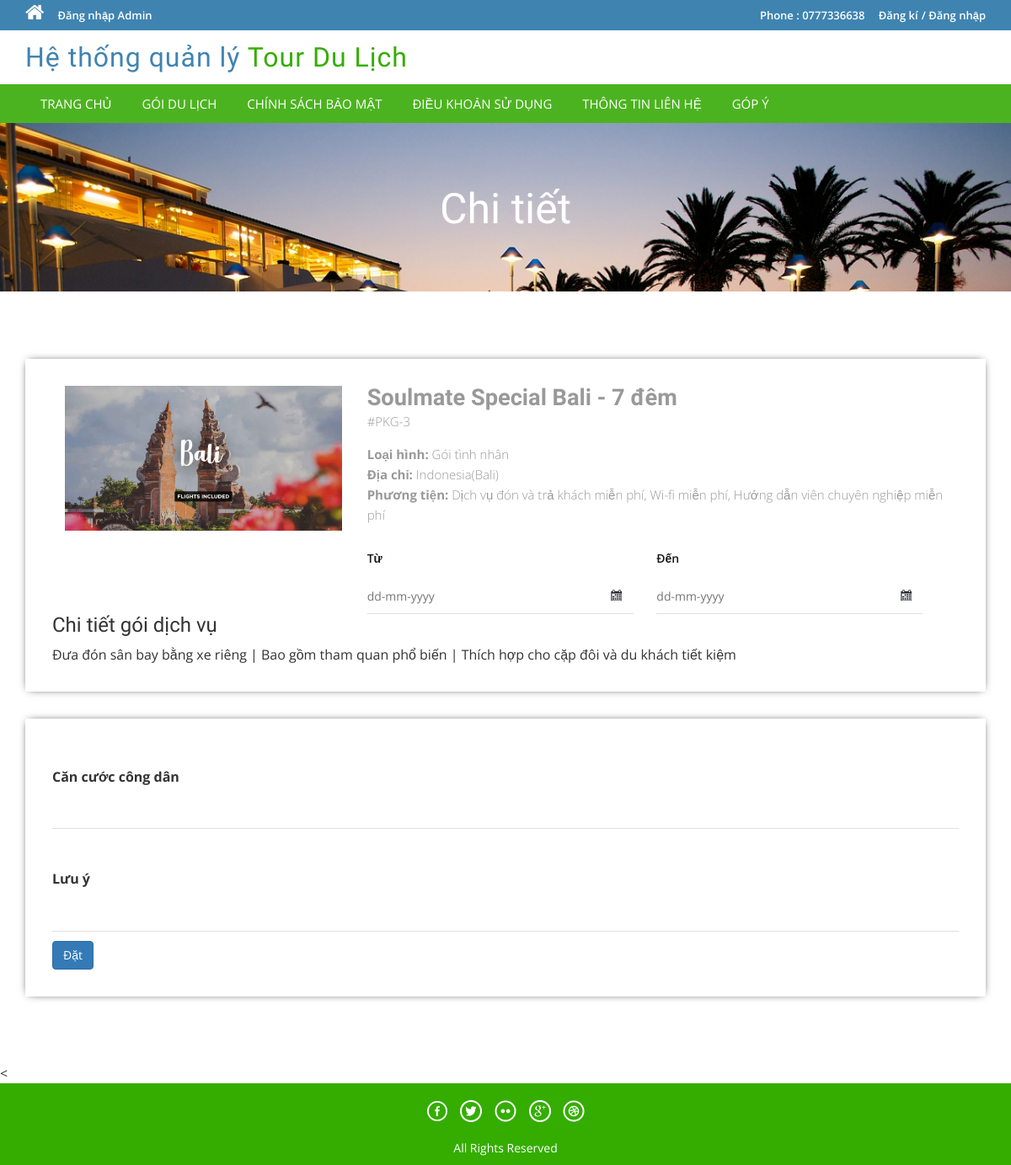
The page /package-details.php?pkgid=3 on the database its author committed.
### tables this page shows
CREATE TABLE `goidulich` (
  `magoi` int NOT NULL AUTO_INCREMENT,
  `tengoi` varchar(200) DEFAULT NULL,
  `kieugoi` varchar(200) DEFAULT NULL,
  `diadiem` varchar(100) DEFAULT NULL,
  `giatien` int DEFAULT NULL,
  `giagiam` int DEFAULT NULL,
  `phuongtien` varchar(500) DEFAULT NULL,
  `mota` varchar(1000) DEFAULT NULL,
  `anh` varchar(100) DEFAULT NULL,
  `ngaytao` timestamp NULL DEFAULT CURRENT_TIMESTAMP,
  `ngaycapnhat` timestamp NULL DEFAULT NULL ON UPDATE CURRENT_TIMESTAMP,
  PRIMARY KEY (`magoi`)
);

### package-details.php (the view, shortened to what this page needs)
<?php
include('includes/config.php');
?>
<!DOCTYPE HTML>
<html>
<head>
    <link href="css/bootstrap.css" rel='stylesheet' type='text/css' />
    <link href="css/style.css" rel='stylesheet' type='text/css' />
    <link href="css/font-awesome.css" rel="stylesheet">
    <link href="css/animate.css" rel="stylesheet" type="text/css" media="all">
    <link rel="stylesheet" href="css/jquery-ui.css" />
</head>
<body>
    <?php include('includes/header.php'); ?>
    <div class="banner-3">
        <div class="container">
            <h1 class="wow zoomIn animated animated" data-wow-delay=".5s"
                style="visibility: visible; animation-delay: 0.5s; animation-name: zoomIn;">Chi tiết</h1>
        </div>
    </div>
    <div class="selectroom">
        <div class="container">
            <?php
            $pid = intval($_GET['pkgid']);
            $sql = "SELECT * from goidulich where magoi=:pid";
            $query = $dbh->prepare($sql);
            $query->bindParam(':pid', $pid, PDO::PARAM_STR);
            $query->execute();
            $results = $query->fetchAll(PDO::FETCH_OBJ);
            if ($query->rowCount() > 0) {
                foreach ($results as $result) {    ?>
                    <form name="book" method="post">
                        <div class="selectroom_top">
                            <div class="col-md-4 select room_left wow fadeInLeft animated" data-wow-delay=".5s">
                                <img src="admin/pacakgeimages/<?php echo htmlentities($result->anh); ?>" class="img-responsive"
                                    alt="">
                            </div>
                            <div class="col-md-8 selectroom_right wow fadeInRight animated" data-wow-delay=".5s">
                                <h2><?php echo htmlentities($result->tengoi); ?></h2>
                                <p class="dow">#PKG-<?php echo htmlentities($result->magoi); ?></p>
                                <p><b>Loại hình:</b> <?php echo htmlentities($result->kieugoi); ?></p>
                                <p><b>Địa chỉ:</b> <?php echo htmlentities($result->diadiem); ?></p>
                                <p><b>Phương tiện: </b> <?php echo htmlentities($result->phuongtien); ?></p>
                                <div class="ban-bottom">
                                    <div class="bnr-right">
                                        <label class="inputLabel">Từ</label>
                                        <input class="date" id="datepicker" type="text" placeholder="dd-mm-yyyy" name="fromdate"
                                            required="">
                                    </div>
                                    <div class="bnr-right">
                                        <label class="inputLabel">Đến</label>
                                        <input class="date" id="datepicker1" type="text" placeholder="dd-mm-yyyy" name="todate"
                                            required="">
                                    </div>
                                </div>
                            </div>
                            <h3>Chi tiết gói dịch vụ</h3>
                            <p style="padding-top: 1%"><?php echo htmlentities($result->mota); ?> </p>
                        </div>
                        <div class="selectroom_top">
                            <div class="selectroom-info animated wow fadeInUp animated" data-wow-duration="1200ms"
                                data-wow-delay="500ms"
                                style="visibility: visible; animation-duration: 1200ms; animation-delay: 500ms; animation-name: fadeInUp; margin-top: -70px">
                                <ul>
                                    <li class="spe">
                                        <label class="inputLabel">Căn cước công dân</label>
                                        <input class="special" type="text" name="identitycard" maxlength="12" pattern="\d{12}"
                                            title="Vui lòng nhập đúng 12 chữ số" required="">
                                    </li>
                                    <li class="spe">
                                        <label class="inputLabel">Lưu ý</label>
                                        <input class="special" type="text" name="comment" required="">
                                    </li>
                                    <?php if ($_SESSION['login']) { ?>
                                        <li class="spe" align="center">
                                            <button type="submit" name="submit2" class="btn-primary btn">Đặt</button>
                                        </li>
                                    <?php } else { ?>
                                        <li class="sigi" align="center" style="margin-top: 1%">
                                            <a href="#" data-toggle="modal" data-target="#myModal4" class="btn-primary btn">
                                                Đặt</a>
                                        </li>
                                    <?php } ?>
                                    <div class="clearfix"></div>
                                </ul>
                            </div>
                        </div>
                    </form>
            <?php }
            } ?>
        </div>
    </div>
    <
        <?php include('includes/footer.php'); ?>
</body>
</html>

### rows shown on the page
goidulich: anh (picture), tengoi "Soulmate Special Bali - 7 đêm", magoi "3", kieugoi "Gói tình nhân", diadiem "Indonesia(Bali)", phuongtien "Dịch vụ đón và trả khách miễn phí, Wi-fi miễn phí, Hướng dẫn viên chuyên nghiệp miễn phí", mota "Đưa đón sân bay bằng xe riêng | Bao gồm tham quan phổ biến | Thích hợp cho cặp đôi và du khách tiết kiệm"
